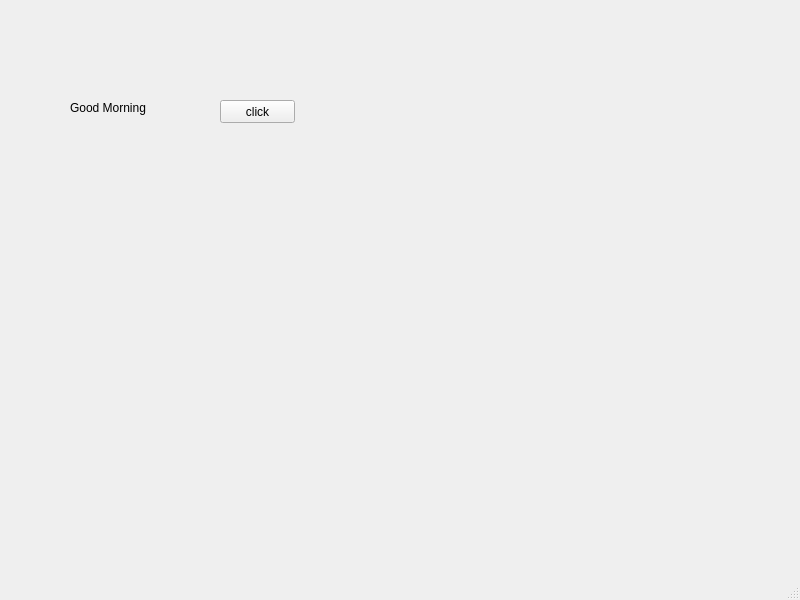
<?xml version="1.0" encoding="UTF-8"?>
<ui version="4.0">
 <class>MainWindow</class>
 <widget class="QMainWindow" name="MainWindow">
  <property name="geometry">
   <rect>
    <x>0</x>
    <y>0</y>
    <width>800</width>
    <height>600</height>
   </rect>
  </property>
  <property name="windowTitle">
   <string>MainWindow</string>
  </property>
  <widget class="QWidget" name="centralwidget">
   <widget class="QLabel" name="lbl">
    <property name="geometry">
     <rect>
      <x>70</x>
      <y>100</y>
      <width>91</width>
      <height>16</height>
     </rect>
    </property>
    <property name="text">
     <string>Good Morning</string>
    </property>
   </widget>
   <widget class="QPushButton" name="pb"> 
    <property name="geometry">
     <rect>
      <x>220</x>
      <y>100</y>
      <width>75</width>
      <height>23</height>
     </rect>
    </property>
    <property name="text">
     <string>click</string>
    </property>
   </widget>
  </widget>
  <widget class="QMenuBar" name="menubar">
   <property name="geometry">
    <rect>
     <x>0</x>
     <y>0</y>
     <width>800</width>
     <height>21</height>
    </rect>
   </property>
  </widget>
  <widget class="QStatusBar" name="statusbar"/>
 </widget>
 <resources/>
 <connections/>
</ui>
